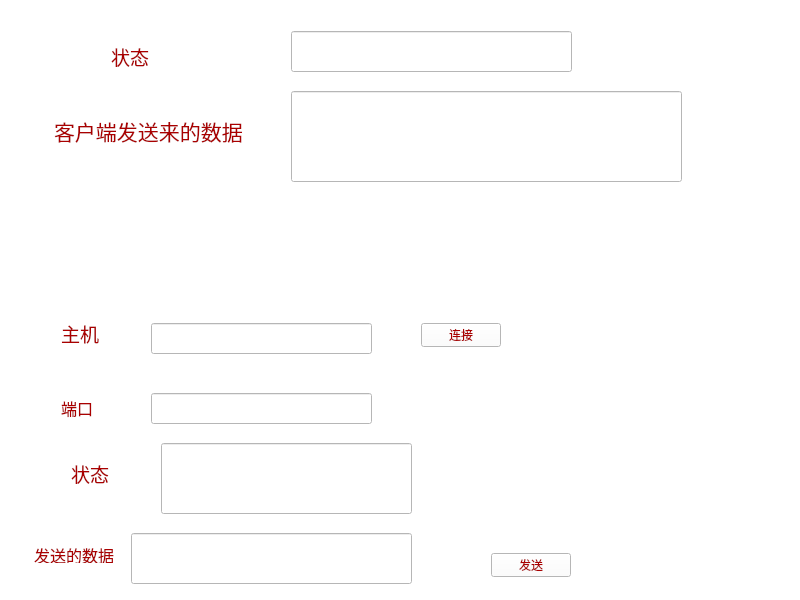
<?xml version="1.0" encoding="UTF-8"?>
<ui version="4.0">
 <class>loginWidget</class>
 <widget class="QWidget" name="loginWidget">
  <property name="geometry">
   <rect>
    <x>0</x>
    <y>0</y>
    <width>800</width>
    <height>600</height>
   </rect>
  </property>
  <property name="sizePolicy">
   <sizepolicy hsizetype="Preferred" vsizetype="Preferred">
    <horstretch>0</horstretch>
    <verstretch>0</verstretch>
   </sizepolicy>
  </property>
  <property name="minimumSize">
   <size>
    <width>800</width>
    <height>600</height>
   </size>
  </property>
  <property name="maximumSize">
   <size>
    <width>800</width>
    <height>600</height>
   </size>
  </property>
  <property name="windowTitle">
   <string>QQ</string>
  </property>
  <property name="windowIcon">
   <iconset theme="face-angel">
    <normaloff>:/oct-23th/icon/QQ.png</normaloff>:/oct-23th/icon/QQ.png</iconset>
  </property>
  <property name="windowOpacity">
   <double>10.000000000000000</double>
  </property>
  <property name="styleSheet">
   <string notr="true">
background-color: rgb(255, 255, 255);</string>
  </property>
  <layout class="QVBoxLayout" name="verticalLayout" stretch="0,0">
   <item>
    <widget class="QWidget" name="serverwidget" native="true">
     <widget class="QLabel" name="serverstatelabel">
      <property name="geometry">
       <rect>
        <x>100</x>
        <y>30</y>
        <width>111</width>
        <height>31</height>
       </rect>
      </property>
      <property name="text">
       <string>&lt;html&gt;&lt;head/&gt;&lt;body&gt;&lt;p&gt;&lt;span style=&quot; font-size:14pt; color:#aa0000;&quot;&gt;状态&lt;/span&gt;&lt;/p&gt;&lt;/body&gt;&lt;/html&gt;</string>
      </property>
     </widget>
     <widget class="QLineEdit" name="serverstatelineEdit">
      <property name="geometry">
       <rect>
        <x>280</x>
        <y>20</y>
        <width>281</width>
        <height>41</height>
       </rect>
      </property>
     </widget>
     <widget class="QLabel" name="servergetlabel">
      <property name="geometry">
       <rect>
        <x>43</x>
        <y>80</y>
        <width>191</width>
        <height>81</height>
       </rect>
      </property>
      <property name="text">
       <string>&lt;html&gt;&lt;head/&gt;&lt;body&gt;&lt;p&gt;&lt;span style=&quot; font-size:16pt; color:#aa0000;&quot;&gt;客户端发送来的数据&lt;/span&gt;&lt;/p&gt;&lt;/body&gt;&lt;/html&gt;</string>
      </property>
     </widget>
     <widget class="QLineEdit" name="servergetlineEdit">
      <property name="geometry">
       <rect>
        <x>280</x>
        <y>80</y>
        <width>391</width>
        <height>91</height>
       </rect>
      </property>
     </widget>
    </widget>
   </item>
   <item>
    <widget class="QWidget" name="clientwidget_2" native="true">
     <widget class="QLabel" name="label">
      <property name="geometry">
       <rect>
        <x>50</x>
        <y>10</y>
        <width>54</width>
        <height>41</height>
       </rect>
      </property>
      <property name="text">
       <string>&lt;html&gt;&lt;head/&gt;&lt;body&gt;&lt;p&gt;&lt;span style=&quot; font-size:14pt; color:#aa0000;&quot;&gt;主机&lt;/span&gt;&lt;/p&gt;&lt;/body&gt;&lt;/html&gt;</string>
      </property>
     </widget>
     <widget class="QLabel" name="label_2">
      <property name="geometry">
       <rect>
        <x>50</x>
        <y>90</y>
        <width>54</width>
        <height>31</height>
       </rect>
      </property>
      <property name="text">
       <string>&lt;html&gt;&lt;head/&gt;&lt;body&gt;&lt;p&gt;&lt;span style=&quot; font-size:12pt; color:#aa0000;&quot;&gt;端口&lt;/span&gt;&lt;/p&gt;&lt;/body&gt;&lt;/html&gt;</string>
      </property>
     </widget>
     <widget class="QLabel" name="label_3">
      <property name="geometry">
       <rect>
        <x>60</x>
        <y>150</y>
        <width>141</width>
        <height>41</height>
       </rect>
      </property>
      <property name="text">
       <string>&lt;html&gt;&lt;head/&gt;&lt;body&gt;&lt;p&gt;&lt;span style=&quot; font-size:14pt; color:#aa0000;&quot;&gt;状态&lt;/span&gt;&lt;/p&gt;&lt;/body&gt;&lt;/html&gt;</string>
      </property>
     </widget>
     <widget class="QLabel" name="label_4">
      <property name="geometry">
       <rect>
        <x>23</x>
        <y>240</y>
        <width>81</width>
        <height>20</height>
       </rect>
      </property>
      <property name="text">
       <string>&lt;html&gt;&lt;head/&gt;&lt;body&gt;&lt;p&gt;&lt;span style=&quot; font-size:12pt; color:#aa0000;&quot;&gt;发送的数据&lt;/span&gt;&lt;/p&gt;&lt;/body&gt;&lt;/html&gt;</string>
      </property>
     </widget>
     <widget class="QLineEdit" name="lineEdit">
      <property name="geometry">
       <rect>
        <x>140</x>
        <y>20</y>
        <width>221</width>
        <height>31</height>
       </rect>
      </property>
     </widget>
     <widget class="QLineEdit" name="lineEdit_2">
      <property name="geometry">
       <rect>
        <x>140</x>
        <y>90</y>
        <width>221</width>
        <height>31</height>
       </rect>
      </property>
     </widget>
     <widget class="QLineEdit" name="lineEdit_3">
      <property name="geometry">
       <rect>
        <x>150</x>
        <y>140</y>
        <width>251</width>
        <height>71</height>
       </rect>
      </property>
     </widget>
     <widget class="QLineEdit" name="lineEdit_4">
      <property name="geometry">
       <rect>
        <x>120</x>
        <y>230</y>
        <width>281</width>
        <height>51</height>
       </rect>
      </property>
     </widget>
     <widget class="QPushButton" name="pushbutton">
      <property name="geometry">
       <rect>
        <x>410</x>
        <y>20</y>
        <width>80</width>
        <height>24</height>
       </rect>
      </property>
      <property name="styleSheet">
       <string notr="true">font: 12pt &quot;Microsoft YaHei UI&quot;;
color: rgb(170, 0, 0);</string>
      </property>
      <property name="text">
       <string>连接</string>
      </property>
     </widget>
     <widget class="QPushButton" name="pushbutton2">
      <property name="geometry">
       <rect>
        <x>480</x>
        <y>250</y>
        <width>80</width>
        <height>24</height>
       </rect>
      </property>
      <property name="styleSheet">
       <string notr="true">font: 12pt &quot;Microsoft YaHei UI&quot;;
color: rgb(170, 0, 0);</string>
      </property>
      <property name="text">
       <string>发送</string>
      </property>
     </widget>
    </widget>
   </item>
  </layout>
 </widget>
 <resources/>
 <connections/>
</ui>
